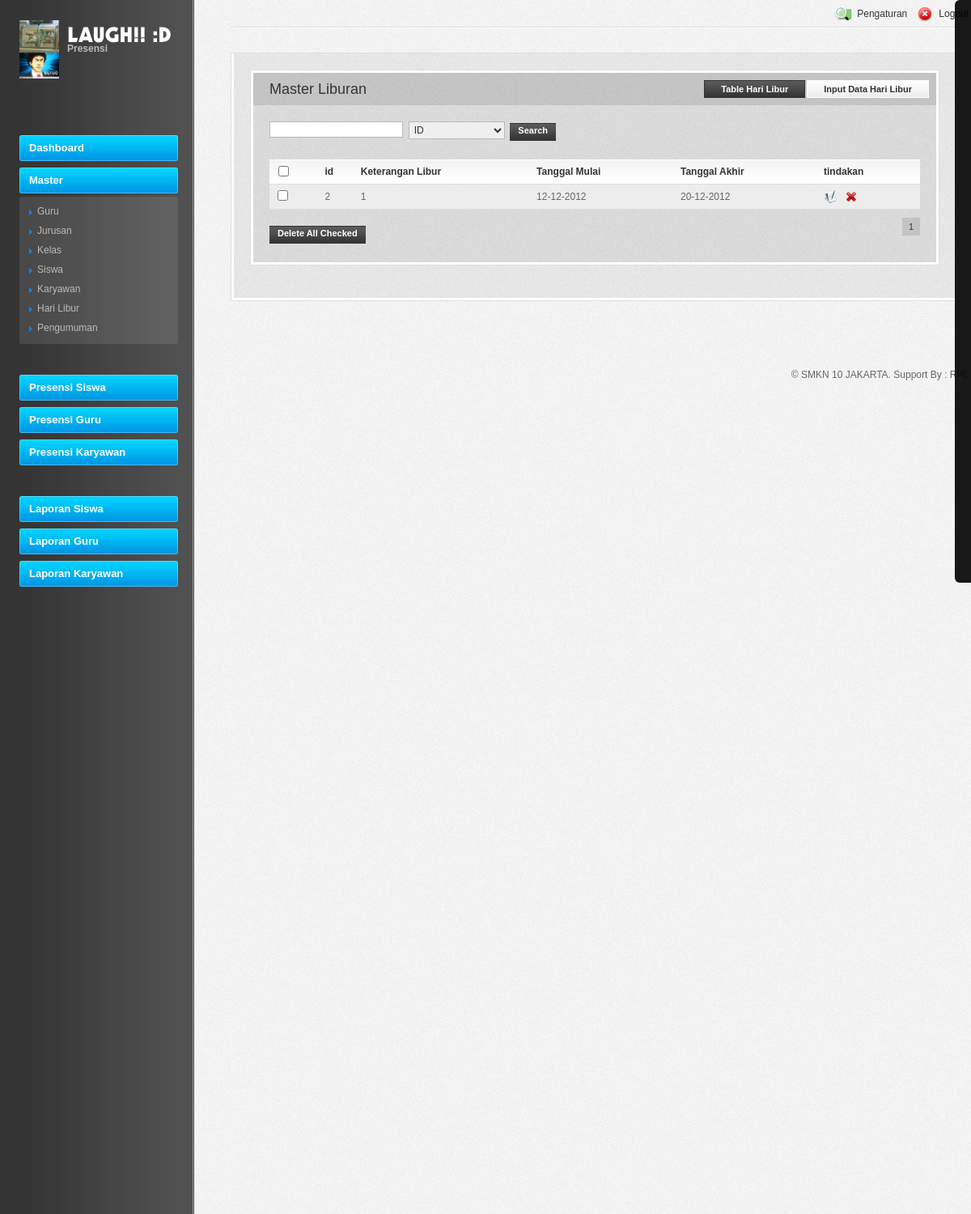
The app's page /index.php?page=Master_Libur (signed in) with its own data.
### tables this page shows
CREATE TABLE IF NOT EXISTS `title` (
  `id` int(255) NOT NULL AUTO_INCREMENT,
  `title` text NOT NULL,
  `label` text NOT NULL,
  `logo` varchar(255) NOT NULL,
  PRIMARY KEY (`id`)
);

CREATE TABLE IF NOT EXISTS `hari_libur` (
  `id` int(111) NOT NULL AUTO_INCREMENT,
  `tanggal_mulai` varchar(111) NOT NULL,
  `tanggal_akhir` varchar(111) NOT NULL,
  `keterangan` varchar(255) DEFAULT NULL,
  PRIMARY KEY (`id`)
);

### master/Master_Libur.php (the view, shortened to what this page needs)
<?php
$page = $_GET['page_libur'];
if( !isset($_GET['page_libur']) )
{
   $page = 1;
}
else
{
   $page = $_GET['page_libur'];
}
$rec_limit= 10;
$offset = ($rec_limit * $page) - $rec_limit;
$txt_search = $_GET["txt_search"];
if( $txt_search==""){
$txt_search="";
}
else{
$txt_search=$txt_search;
}
$jenis_search = $_GET["jenis_search"];
if(!empty($txt_search)){
	$q = mysql_query("select *from hari_libur where $jenis_search like '%$txt_search%' order by id limit $offset, $rec_limit");
	$qc = mysql_query("select count(*) as tot3 from hari_libur where $jenis_search like '%$txt_search%'");
}else{
	$q = mysql_query("select *from hari_libur order by id limit $offset, $rec_limit");
	$qc = mysql_query("select count(*) as tot3 from hari_libur");
}
if($_SESSION["admin"]){
?>
<body>
			<div class="content-box">
				<div class="box-header clear">
					<ul class="tabs clear">
						<li><a href="#table">Table Hari Libur</a></li>
						<li><a href="#forms">Input Data Hari Libur</a></li>
					</ul>
					<h2>Master Liburan</h2>
				</div>
				<div class="box-body clear">
					<div id="table">
						<form method="GET" action="index.php">
							<input type="text" class="text fl" name="txt_search" value='<?php print $txt_search;?>' maxlength='5'/>&nbsp;
								<select name="jenis_search">
									<option value="id">ID</option>
								</select>&nbsp;
								<input type="submit" class="submit" value="Search"/>
						</form>	<p>
						<form method="post" action="master/proses/delete_all.php">
						<div class="dataTables_wrapper">
						<table>
							<thead>
								<tr>
									<th><input type="checkbox" class="checkbox select-all" onclick="javacript:dell(this,5000);" id="cek"/></th>
									<th>id</th>
									<th>Keterangan Libur</th>
									<th>Tanggal Mulai</th>
									<th>Tanggal Akhir</th>
									<th>tindakan</th>
								</tr>
							</thead>
							<tbody>
							<?php
							$apake = 1 ;
								while($row=mysql_fetch_array($q)){
									$keterangan    = $row["keterangan"];
									$tanggal_mulai = $row["tanggal_mulai"];
									$tanggal_akhir = $row["tanggal_akhir"];
							?>
								<tr>
									<td><input name="checkbox[]" type="checkbox" id="cek" onclick="javacript:dell(this,<?php print $apake; ?>);" value="<?php echo $row["id"]; ?>"></td>
									<td><?php print $row["id"];?></td>
									<td><?php print $keterangan;?></td>
									<td><?php print $tanggal_mulai;?></td>
									<td><?php print $tanggal_akhir;?></td>
									<td>
										<a href="?page=Edit_Master_Libur&id=<?php print $row['id']?>"><img src="UniAdmin_files/ico_edit_16.png" class="icon16 fl-space2" alt="" title="edit" /></a>
										<a href="master/proses/Master_Libur.php?id=<?php print $row['id']?>&delete=delete" onclick="return confirm('Apakah anda ingin menghapus libur tersebut?')"><img src="UniAdmin_files/ico_delete_16.png" class="icon16 fl-space2" alt="" title="delete" /></a>
									</td>
								</tr>
							<?php
								}
							?>
							</tbody>
						</table>
						<div class="dataTables_paginate paging_full_numbers">
							<span>
								<?
									$tot = mysql_fetch_array($qc);
									$jumhal = ceil($tot["tot3"] / $rec_limit);
									if(!empty($txt_search)){
										for($i=1;$i<=$jumhal;$i++){
										?>
										<a href='index.php?page=Master_Libur&page_libur=<?php echo $i; ?>&txt_search=<?php echo $txt_search; ?>&jenis_search=<?php echo $jenis_search; ?>'><span class="paginate_button"><?=$i?></span></a>
										<?
										}
									}else{
										for($i=1;$i<=$jumhal;$i++){
										?>
										<a href='index.php?page=Master_Libur&page_libur=<?php echo $i; ?>'><span class="paginate_button"><?=$i?></span></a>
										<?
										}
									}
								?>
							</span>
						</div>
						</div>
						<div class="tab-footer clear">
							<div class="fl">
								<input disabled type="submit" onclick="return confirm('Are You Sure ?')" value="Delete All Checked" id="submit2" class="submit fl-space" name="delete"/></div>
							</div>
						</form>
					</div>
				</div>
			</div>
</body>
<?php
}
else {
								include("home.php");
							}
?>

### index.php (shortened to what this page needs)
<?php
	if(isset($_SESSION['admin']) || isset($_SESSION['guru']) || isset($_SESSION['user']))
	{
	$guru=$_SESSION['guru'];
	$q3=mysql_query("select *from title");
	$q5=mysql_query("select *from guru where No='$guru'");
	$array5 = mysql_fetch_array($q5);
	$array3 = mysql_fetch_array($q3);
?>
<!DOCTYPE html PUBLIC "-//W3C//DTD XHTML 1.0 Strict//EN" "http://www.w3.org/TR/xhtml1/DTD/xhtml1-strict.dtd">
<html xmlns="http://www.w3.org/1999/xhtml">
<head>
<link type="text/css" href="UniAdmin_files/jquery.ui.all.css" rel="stylesheet" />
<link type="text/css" href="UniAdmin_files/jquery.ui.datepicker.css" rel="stylesheet" />
<link type="text/css" rel="stylesheet" href="dashboard_files/adminz.styles.css" />
<link rel="stylesheet" href="UniAdmin_files/reset.css" type="text/css"/>
<link rel="stylesheet" href="UniAdmin_files/screen.css" type="text/css"/>
<link rel="stylesheet" href="UniAdmin_files/fancybox.css" type="text/css"/>
<link rel="stylesheet" href="UniAdmin_files/jquery.wysiwyg.css" type="text/css"/>
<link rel="stylesheet" href="UniAdmin_files/jquery.ui.css" type="text/css"/>
<link rel="stylesheet" href="UniAdmin_files/visualize.css" type="text/css"/>
<link rel="stylesheet" href="UniAdmin_files/visualize-light.css" type="text/css"/>
</head>
<body >
	<div class="fixed_right_panel fixed_right_panel_hide corners_left">
	<div class="show_right_div left_arrow"></div>
	</div>
<div class="clear">
	<ul >
	<li class="menuPanel" >
	<div class="sidebar">
		<div class="logo clear" >
			<a href="#" title="Hide Menu">
				<img src="master/logo/<?php print $array3["logo"];?>" width="25%" alt="" class="picture" onclick="menuSlide();" title="Hide Menu"/>
			</a>
			<a href="index.php" title="View dashboard">
				<span class="title"><?php print $array3["label"];?></span>
				<span class="text" >Presensi</span>
			</a>
		</div>
		<?php
			include("menu/menu.php");
		?>
	</div>
	</li>
	</ul>
	<div class="main" id="maincontent">
	<div class="main-wrap">
		<div class="header clear">
			<ul class="links clear">
			<?php
			if($_SESSION['admin'] ){
			echo "<li><a href='?page=pengaturan'><img src='UniAdmin_files/ico_view_24.png' alt='' class='icon' /> <span class='text'>Pengaturan</span></a></li>";
			}
			else{
			?>
			<li><a href='#'> <span class='text'><?php if($_SESSION['user']){ ?><a href="?page=Edit_Master_Siswa2&id=<?php print $array4["id"];?>"><?php print$array4["Nama_siswa"];?></a><?php } else if($_SESSION['guru']){print $array5["nama"];}?></font></span></a></li>
			<?}?>
			<li><a href="login/logout.php" onclick="return confirm('Are You Sure ?')"><img src="UniAdmin_files/ico_logout_24.png" alt="" class="icon" /> <span class="text">Logout</span></a></li>
			</ul>
		</div>
		<div class="page clear">
			<div class="content-box">
				<div class="box-body clear">
					<?php
						$master = array("Guru","Kelas","Siswa","Karyawan","Jurusan","Libur","Pengumuman");
						if($_GET["page"]){
						@$p		= $_GET["page"];
							for	($ar = 0; $ar < 7; $ar++){
								if($p == "Master_".$master[$ar]){
									include("master/Master_".$master[$ar].".php");
								}
							}
							}
					?>
				</div>
			</div>
			</div></div>
<div class='bodyfooter' ><label>© SMKN 10 JAKARTA. Support By : RPL</label></div>
</body>
</html>
<?php } ?>

### dashboard_files/adminz.styles.css (style rules this page uses)
.fixed_right_panel { position:fixed;!important position:absolute; top:; right:0; opacity:0.9; filter: alpha(opacity = 70); height:720px; z-index:1150; }
.show_right_div { cursor:pointer; height:100%; width:20px; color:#FFF; float:right; opacity:1; -moz-border-radius-bottomleft:6px; -moz-border-radius-topleft:6px; -webkit-border-bottom-left-radius:6px; -webkit-border-top-left-radius:6px; border-top-left-radius: 6px; border-bottom-left-radius: 6px; }
.left_arrow { background:url(left_arrow.png) no-repeat center #000; }

### records on screen
title: logo (picture)
hari_libur: id "2", keterangan "1", tanggal_mulai "12-12-2012", tanggal_akhir "20-12-2012"
